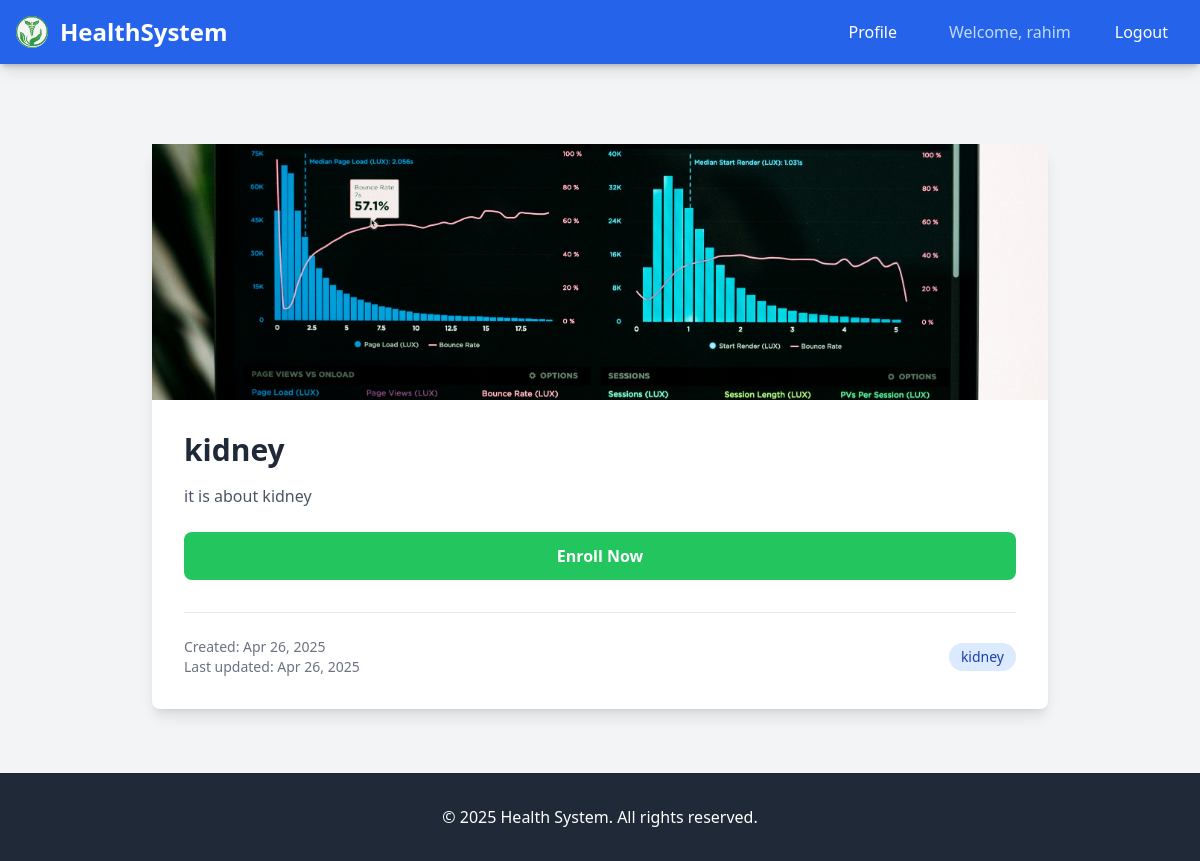
The page /program/3/kidney/ (signed in) on the database its author committed.
### users/models.py (models this page shows)
class CustomUser(AbstractUser):
   pass

### health/models.py (models this page shows, shortened)
class Program(models.Model):
    category = models.ForeignKey(Category, related_name="programs", on_delete=models.CASCADE)
    name = models.CharField(max_length=100)
    slug = models.SlugField(max_length=100, unique=True)
    description = models.TextField(blank=True)
    available = models.BooleanField(default=True)
    created = models.DateTimeField(auto_now_add=True)
    updated = models.DateTimeField(auto_now=True)
    image = models.ImageField(upload_to='programs', blank=True, null=True)

class Category(models.Model):
    name = models.CharField(max_length=100)
    slug = models.SlugField(max_length=100, unique=True)
    class Meta:
        verbose_name_plural = 'health_programs'

### health/views.py (the view)
# urls.py: path('program/<int:id>/<slug:slug>/', views.program_detail, name='program_detail'),
def program_detail(request, id, slug):
    program = Program.objects.get(id=id, slug=slug)
    return render(request, 'program/programs/program_detail.html', {
        'program': program
    })

### health/templates/program/programs/program_detail.html (shortened to what this page needs)
{% extends 'base.html' %}
{% load static %}
{% block content %}
<div class="container mx-auto px-4 py-8">
    <div class="max-w-4xl mx-auto bg-white shadow-lg rounded-lg">
        <div class="w-full h-64 bg-gray-100 rounded-t-lg flex items-center justify-center">
            {% if program.image %}
                <img src="{{ program.image.url }}"
                     alt="{{ program.name }}"
                     class="w-full h-full object-cover">
            {% endif %}
        </div>
        <div class="p-8">
            <h1 class="text-3xl font-bold text-gray-800 mb-4">
                {{ program.name }}
            </h1>
            <div class="text-gray-600 mb-6">
                {{ program.description|linebreaks }}
            </div>
            <form method="post" action="{% url 'health:enroll' program.id program.slug %}">
                <button type="submit"
                        class="w-full bg-green-500 hover:bg-green-600 text-white font-bold py-3 px-6 rounded-lg transition-colors duration-300">
                    Enroll Now
                </button>
            </form>
            <div class="mt-8 pt-6 border-t border-gray-200">
                <div class="flex justify-between items-center text-sm text-gray-500">
                    <div>
                        <p>Created: {{ program.created|date:"M d, Y" }}</p>
                        <p>Last updated: {{ program.updated|date:"M d, Y" }}</p>
                    </div>
                    <span class="px-3 py-1 rounded-full bg-blue-100 text-blue-800">
                        {{ program.category.name }}
                    </span>
                </div>
            </div>
        </div>
    </div>
</div>
{% endblock %}

### templates/includes/navbar.html (shortened to what this page needs)
{% load static %}
<nav class="bg-blue-600 text-white shadow-lg">
    <div class="max-w-7xl mx-auto px-4">
        <div class="flex justify-between items-center h-16">
            <div class="flex items-center">
                <a href="{% url 'health:program_list' %}" class="flex items-center hover:text-blue-200 transition-colors duration-300">
                    <img src="{% static 'images/health.jpg' %}" class="h-8 w-8 rounded-full object-cover" alt="Health Icon">
                    <span class="text-2xl font-bold ml-3">HealthSystem</span>
                </a>
            </div>
         <div class="flex items-center gap-6">
                <div class="hidden md:block">
                    <a href="{% url 'profile' %}"
                       class="hover:text-blue-200 transition-colors duration-300 py-2 px-4">
                        Profile
                    </a>
                </div>
                <div class="hidden md:flex items-center gap-6">
                    <div class="flex items-center gap-4">
                        {% if user.is_authenticated %}
                            <span class="text-blue-200 px-3">Welcome, {{ user.username }}</span>
                            <form method="post" action="{% url 'logout' %}">
                                <button class="text-white hover:text-blue-200 transition-colors duration-300 py-2 px-4 rounded hover:bg-blue-700/20"
                                        type="submit">
                                    Logout
                                </button>
                            </form>
                        {% endif %}
                    </div>
                </div>
            </div>
        </div>
    </div>
</nav>

### rows shown on the page
CustomUser: username "rahim"
Program: image (picture), name "kidney", description "it is about kidney", created "Apr 26, 2025", updated "Apr 26, 2025", category.name "kidney"
